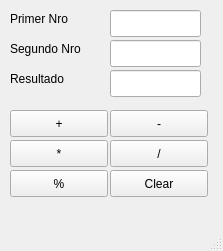
<?xml version="1.0" encoding="UTF-8"?>
<ui version="4.0">
 <class>MainWindow</class>
 <widget class="QMainWindow" name="MainWindow">
  <property name="geometry">
   <rect>
    <x>0</x>
    <y>0</y>
    <width>223</width>
    <height>251</height>
   </rect>
  </property>
  <property name="windowTitle">
   <string>Calculadora</string>
  </property>
  <widget class="QWidget" name="centralwidget">
   <widget class="QPushButton" name="btn_mas">
    <property name="geometry">
     <rect>
      <x>10</x>
      <y>110</y>
      <width>98</width>
      <height>27</height>
     </rect>
    </property>
    <property name="text">
     <string>+</string>
    </property>
   </widget>
   <widget class="QPushButton" name="btn_por">
    <property name="geometry">
     <rect>
      <x>10</x>
      <y>140</y>
      <width>98</width>
      <height>27</height>
     </rect>
    </property>
    <property name="text">
     <string>*</string>
    </property>
   </widget>
   <widget class="QPushButton" name="btn_porcentaje">
    <property name="geometry">
     <rect>
      <x>10</x>
      <y>170</y>
      <width>98</width>
      <height>27</height>
     </rect>
    </property>
    <property name="text">
     <string>%</string>
    </property>
   </widget>
   <widget class="QPushButton" name="btn_menos">
    <property name="geometry">
     <rect>
      <x>110</x>
      <y>110</y>
      <width>98</width>
      <height>27</height>
     </rect>
    </property>
    <property name="text">
     <string>-</string>
    </property>
   </widget>
   <widget class="QPushButton" name="btn_dividir">
    <property name="geometry">
     <rect>
      <x>110</x>
      <y>140</y>
      <width>98</width>
      <height>27</height>
     </rect>
    </property>
    <property name="text">
     <string>/</string>
    </property>
   </widget>
   <widget class="QPushButton" name="btn_reset">
    <property name="geometry">
     <rect>
      <x>110</x>
      <y>170</y>
      <width>98</width>
      <height>27</height>
     </rect>
    </property>
    <property name="text">
     <string>Clear</string>
    </property>
   </widget>
   <widget class="QLabel" name="label">
    <property name="geometry">
     <rect>
      <x>10</x>
      <y>10</y>
      <width>91</width>
      <height>17</height>
     </rect>
    </property>
    <property name="text">
     <string>Primer Nro</string>
    </property>
   </widget>
   <widget class="QLabel" name="label_2">
    <property name="geometry">
     <rect>
      <x>10</x>
      <y>40</y>
      <width>91</width>
      <height>17</height>
     </rect>
    </property>
    <property name="text">
     <string>Segundo Nro</string>
    </property>
   </widget>
   <widget class="QLabel" name="label_3">
    <property name="geometry">
     <rect>
      <x>10</x>
      <y>70</y>
      <width>91</width>
      <height>17</height>
     </rect>
    </property>
    <property name="text">
     <string>Resultado</string>
    </property>
   </widget>
   <widget class="QLineEdit" name="text_primer">
    <property name="geometry">
     <rect>
      <x>110</x>
      <y>10</y>
      <width>91</width>
      <height>27</height>
     </rect>
    </property>
   </widget>
   <widget class="QLineEdit" name="text_segundo">
    <property name="geometry">
     <rect>
      <x>110</x>
      <y>40</y>
      <width>91</width>
      <height>27</height>
     </rect>
    </property>
   </widget>
   <widget class="QLineEdit" name="text_resultado">
    <property name="geometry">
     <rect>
      <x>110</x>
      <y>70</y>
      <width>91</width>
      <height>27</height>
     </rect>
    </property>
    <property name="readOnly">
     <bool>true</bool>
    </property>
   </widget>
  </widget>
  <widget class="QMenuBar" name="menubar">
   <property name="geometry">
    <rect>
     <x>0</x>
     <y>0</y>
     <width>223</width>
     <height>25</height>
    </rect>
   </property>
  </widget>
  <widget class="QStatusBar" name="statusbar"/>
 </widget>
 <resources/>
 <connections/>
</ui>
